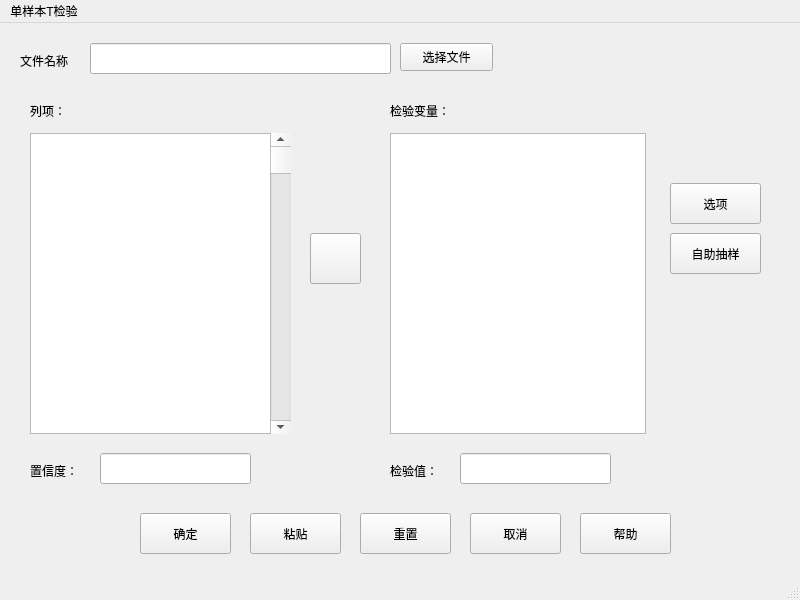
<?xml version="1.0" encoding="UTF-8"?>
<ui version="4.0">
 <class>MainWindow</class>
 <widget class="QMainWindow" name="MainWindow">
  <property name="geometry">
   <rect>
    <x>0</x>
    <y>0</y>
    <width>800</width>
    <height>600</height>
   </rect>
  </property>
  <property name="windowTitle">
   <string>MainWindow</string>
  </property>
  <widget class="QWidget" name="centralwidget">
   <widget class="QListWidget" name="listWidget">
    <property name="geometry">
     <rect>
      <x>30</x>
      <y>110</y>
      <width>261</width>
      <height>301</height>
     </rect>
    </property>
   </widget>
   <widget class="QLineEdit" name="lineEdit">
    <property name="geometry">
     <rect>
      <x>90</x>
      <y>20</y>
      <width>301</width>
      <height>31</height>
     </rect>
    </property>
   </widget>
   <widget class="QLabel" name="label">
    <property name="geometry">
     <rect>
      <x>20</x>
      <y>30</y>
      <width>72</width>
      <height>15</height>
     </rect>
    </property>
    <property name="text">
     <string>文件名称</string>
    </property>
   </widget>
   <widget class="QPushButton" name="pushButton">
    <property name="geometry">
     <rect>
      <x>400</x>
      <y>20</y>
      <width>93</width>
      <height>28</height>
     </rect>
    </property>
    <property name="text">
     <string>选择文件</string>
    </property>
   </widget>
   <widget class="QLabel" name="label_2">
    <property name="geometry">
     <rect>
      <x>30</x>
      <y>80</y>
      <width>72</width>
      <height>15</height>
     </rect>
    </property>
    <property name="text">
     <string>列项：</string>
    </property>
   </widget>
   <widget class="QScrollBar" name="verticalScrollBar">
    <property name="geometry">
     <rect>
      <x>270</x>
      <y>110</y>
      <width>21</width>
      <height>301</height>
     </rect>
    </property>
    <property name="orientation">
     <enum>Qt::Vertical</enum>
    </property>
   </widget>
   <widget class="QLabel" name="label_3">
    <property name="geometry">
     <rect>
      <x>30</x>
      <y>440</y>
      <width>72</width>
      <height>15</height>
     </rect>
    </property>
    <property name="text">
     <string>置信度：</string>
    </property>
   </widget>
   <widget class="QLineEdit" name="lineEdit_2">
    <property name="geometry">
     <rect>
      <x>100</x>
      <y>430</y>
      <width>151</width>
      <height>31</height>
     </rect>
    </property>
   </widget>
   <widget class="QPushButton" name="pushButton_2">
    <property name="geometry">
     <rect>
      <x>310</x>
      <y>210</y>
      <width>51</width>
      <height>51</height>
     </rect>
    </property>
    <property name="text">
     <string/>
    </property>
   </widget>
   <widget class="QLabel" name="label_4">
    <property name="geometry">
     <rect>
      <x>390</x>
      <y>80</y>
      <width>72</width>
      <height>15</height>
     </rect>
    </property>
    <property name="text">
     <string>检验变量：</string>
    </property>
   </widget>
   <widget class="QListView" name="listView">
    <property name="geometry">
     <rect>
      <x>390</x>
      <y>110</y>
      <width>256</width>
      <height>301</height>
     </rect>
    </property>
   </widget>
   <widget class="QPushButton" name="pushButton_3">
    <property name="geometry">
     <rect>
      <x>670</x>
      <y>160</y>
      <width>91</width>
      <height>41</height>
     </rect>
    </property>
    <property name="text">
     <string>选项</string>
    </property>
   </widget>
   <widget class="QLabel" name="label_5">
    <property name="geometry">
     <rect>
      <x>390</x>
      <y>440</y>
      <width>72</width>
      <height>15</height>
     </rect>
    </property>
    <property name="text">
     <string>检验值：</string>
    </property>
   </widget>
   <widget class="QLineEdit" name="lineEdit_3">
    <property name="geometry">
     <rect>
      <x>460</x>
      <y>430</y>
      <width>151</width>
      <height>31</height>
     </rect>
    </property>
   </widget>
   <widget class="QPushButton" name="pushButton_4">
    <property name="geometry">
     <rect>
      <x>670</x>
      <y>210</y>
      <width>91</width>
      <height>41</height>
     </rect>
    </property>
    <property name="text">
     <string>自助抽样</string>
    </property>
   </widget>
   <widget class="QPushButton" name="pushButton_5">
    <property name="geometry">
     <rect>
      <x>140</x>
      <y>490</y>
      <width>91</width>
      <height>41</height>
     </rect>
    </property>
    <property name="text">
     <string>确定</string>
    </property>
   </widget>
   <widget class="QPushButton" name="pushButton_6">
    <property name="geometry">
     <rect>
      <x>250</x>
      <y>490</y>
      <width>91</width>
      <height>41</height>
     </rect>
    </property>
    <property name="text">
     <string>粘贴</string>
    </property>
   </widget>
   <widget class="QPushButton" name="pushButton_7">
    <property name="geometry">
     <rect>
      <x>360</x>
      <y>490</y>
      <width>91</width>
      <height>41</height>
     </rect>
    </property>
    <property name="text">
     <string>重置</string>
    </property>
   </widget>
   <widget class="QPushButton" name="pushButton_8">
    <property name="geometry">
     <rect>
      <x>470</x>
      <y>490</y>
      <width>91</width>
      <height>41</height>
     </rect>
    </property>
    <property name="text">
     <string>取消</string>
    </property>
   </widget>
   <widget class="QPushButton" name="pushButton_9">
    <property name="geometry">
     <rect>
      <x>580</x>
      <y>490</y>
      <width>91</width>
      <height>41</height>
     </rect>
    </property>
    <property name="text">
     <string>帮助</string>
    </property>
   </widget>
  </widget>
  <widget class="QMenuBar" name="menubar">
   <property name="geometry">
    <rect>
     <x>0</x>
     <y>0</y>
     <width>800</width>
     <height>26</height>
    </rect>
   </property>
   <widget class="QMenu" name="menu_T">
    <property name="title">
     <string>单样本T检验</string>
    </property>
   </widget>
   <addaction name="menu_T"/>
  </widget>
  <widget class="QStatusBar" name="statusbar"/>
 </widget>
 <resources/>
 <connections/>
</ui>
